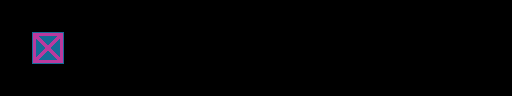

A level layout from a 2D game, rendered from its tile map. Below: a short description, then the map file with its tile-grid data intact:
An orthogonal 16x3 tile map with 32x32 px tiles, 3 tile layers (regions, input_Terrain, output_Collision), 2 tilesets.

<map version="1.0" orientation="orthogonal" width="16" height="3" tilewidth="32" tileheight="32">
 <tileset firstgid="1" source="../collision.tsx" />
 <tileset firstgid="3" source="../terrain.tsx" />
 <layer name="regions" width="16" height="3">
  <data>
   <tile gid="0" />
   <tile gid="0" />
   <tile gid="0" />
   <tile gid="0" />
   <tile gid="0" />
   <tile gid="0" />
   <tile gid="0" />
   <tile gid="0" />
   <tile gid="0" />
   <tile gid="0" />
   <tile gid="0" />
   <tile gid="0" />
   <tile gid="0" />
   <tile gid="0" />
   <tile gid="0" />
   <tile gid="0" />
   <tile gid="0" />
   <tile gid="5" />
   <tile gid="0" />
   <tile gid="0" />
   <tile gid="0" />
   <tile gid="0" />
   <tile gid="0" />
   <tile gid="0" />
   <tile gid="0" />
   <tile gid="0" />
   <tile gid="0" />
   <tile gid="0" />
   <tile gid="0" />
   <tile gid="0" />
   <tile gid="0" />
   <tile gid="0" />
   <tile gid="0" />
   <tile gid="0" />
   <tile gid="0" />
   <tile gid="0" />
   <tile gid="0" />
   <tile gid="0" />
   <tile gid="0" />
   <tile gid="0" />
   <tile gid="0" />
   <tile gid="0" />
   <tile gid="0" />
   <tile gid="0" />
   <tile gid="0" />
   <tile gid="0" />
   <tile gid="0" />
   <tile gid="0" />
  </data>
 </layer>
 <layer name="input_Terrain" width="16" height="3">
  <data>
   <tile gid="0" />
   <tile gid="0" />
   <tile gid="0" />
   <tile gid="0" />
   <tile gid="0" />
   <tile gid="0" />
   <tile gid="0" />
   <tile gid="0" />
   <tile gid="0" />
   <tile gid="0" />
   <tile gid="0" />
   <tile gid="0" />
   <tile gid="0" />
   <tile gid="0" />
   <tile gid="0" />
   <tile gid="0" />
   <tile gid="0" />
   <tile gid="7" />
   <tile gid="0" />
   <tile gid="0" />
   <tile gid="0" />
   <tile gid="0" />
   <tile gid="0" />
   <tile gid="0" />
   <tile gid="0" />
   <tile gid="0" />
   <tile gid="0" />
   <tile gid="0" />
   <tile gid="0" />
   <tile gid="0" />
   <tile gid="0" />
   <tile gid="0" />
   <tile gid="0" />
   <tile gid="0" />
   <tile gid="0" />
   <tile gid="0" />
   <tile gid="0" />
   <tile gid="0" />
   <tile gid="0" />
   <tile gid="0" />
   <tile gid="0" />
   <tile gid="0" />
   <tile gid="0" />
   <tile gid="0" />
   <tile gid="0" />
   <tile gid="0" />
   <tile gid="0" />
   <tile gid="0" />
  </data>
 </layer>
 <layer name="output_Collision" width="16" height="3">
  <data>
   <tile gid="0" />
   <tile gid="0" />
   <tile gid="0" />
   <tile gid="0" />
   <tile gid="0" />
   <tile gid="0" />
   <tile gid="0" />
   <tile gid="0" />
   <tile gid="0" />
   <tile gid="0" />
   <tile gid="0" />
   <tile gid="0" />
   <tile gid="0" />
   <tile gid="0" />
   <tile gid="0" />
   <tile gid="0" />
   <tile gid="0" />
   <tile gid="2" />
   <tile gid="0" />
   <tile gid="0" />
   <tile gid="0" />
   <tile gid="0" />
   <tile gid="0" />
   <tile gid="0" />
   <tile gid="0" />
   <tile gid="0" />
   <tile gid="0" />
   <tile gid="0" />
   <tile gid="0" />
   <tile gid="0" />
   <tile gid="0" />
   <tile gid="0" />
   <tile gid="0" />
   <tile gid="0" />
   <tile gid="0" />
   <tile gid="0" />
   <tile gid="0" />
   <tile gid="0" />
   <tile gid="0" />
   <tile gid="0" />
   <tile gid="0" />
   <tile gid="0" />
   <tile gid="0" />
   <tile gid="0" />
   <tile gid="0" />
   <tile gid="0" />
   <tile gid="0" />
   <tile gid="0" />
  </data>
 </layer>
</map>
